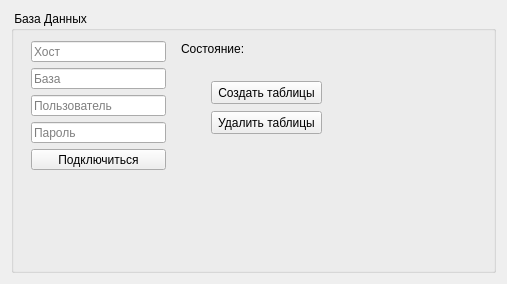
<?xml version="1.0" encoding="UTF-8"?>
<ui version="4.0">
 <class>DatabaseWidget</class>
 <widget class="QWidget" name="DatabaseWidget">
  <property name="geometry">
   <rect>
    <x>0</x>
    <y>0</y>
    <width>507</width>
    <height>284</height>
   </rect>
  </property>
  <property name="windowTitle">
   <string>Form</string>
  </property>
  <layout class="QGridLayout" name="gridLayout">
   <item row="0" column="0">
    <widget class="QGroupBox" name="groupBox">
     <property name="title">
      <string> База Данных</string>
     </property>
     <widget class="QPushButton" name="btnCreateDatabase">
      <property name="geometry">
       <rect>
        <x>200</x>
        <y>70</y>
        <width>111</width>
        <height>23</height>
       </rect>
      </property>
      <property name="text">
       <string>Создать таблицы</string>
      </property>
     </widget>
     <widget class="QPushButton" name="btnDropDatabase">
      <property name="geometry">
       <rect>
        <x>200</x>
        <y>100</y>
        <width>111</width>
        <height>23</height>
       </rect>
      </property>
      <property name="text">
       <string>Удалить таблицы</string>
      </property>
     </widget>
     <widget class="QWidget" name="layoutWidget">
      <property name="geometry">
       <rect>
        <x>20</x>
        <y>30</y>
        <width>135</width>
        <height>129</height>
       </rect>
      </property>
      <layout class="QVBoxLayout" name="verticalLayout">
       <item>
        <widget class="QLineEdit" name="host">
         <property name="placeholderText">
          <string>Хост</string>
         </property>
        </widget>
       </item>
       <item>
        <widget class="QLineEdit" name="database">
         <property name="placeholderText">
          <string>База</string>
         </property>
        </widget>
       </item>
       <item>
        <widget class="QLineEdit" name="user">
         <property name="placeholderText">
          <string>Пользователь</string>
         </property>
        </widget>
       </item>
       <item>
        <widget class="QLineEdit" name="password">
         <property name="placeholderText">
          <string>Пароль</string>
         </property>
        </widget>
       </item>
       <item>
        <widget class="QPushButton" name="connect">
         <property name="text">
          <string>Подключиться</string>
         </property>
        </widget>
       </item>
      </layout>
     </widget>
     <widget class="QWidget" name="">
      <property name="geometry">
       <rect>
        <x>170</x>
        <y>30</y>
        <width>118</width>
        <height>15</height>
       </rect>
      </property>
      <layout class="QHBoxLayout" name="horizontalLayout">
       <item>
        <widget class="QLabel" name="label">
         <property name="text">
          <string>Состояние:</string>
         </property>
        </widget>
       </item>
       <item>
        <widget class="QLabel" name="state">
         <property name="text">
          <string/>
         </property>
        </widget>
       </item>
      </layout>
     </widget>
    </widget>
   </item>
  </layout>
 </widget>
 <resources/>
 <connections/>
</ui>
